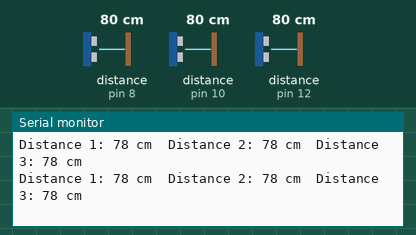
A sketch run on a simulated Arduino Uno, built with avr-gcc and run on an emulated ATmega328P. On the bench: the last lines printed to the serial monitor. Wiring (inferred from the names in the program): 3 × ultrasonic range finder: trigger pin 9, echo pin 8 / trigger pin 11, echo pin 10 / trigger pin 13, echo pin 12. The inputs (shaded band) are chosen by the test bench; at power-on: distance to the obstacle (sensors on pin 8, pin 10, pin 12) 80 cm. The echo pulse lasts 58.3 µs per cm.

Above: at 1.8 s.
1.9 s: distance to the obstacle (sensor on pin 8) set to 2 cm
At 2.9 s:
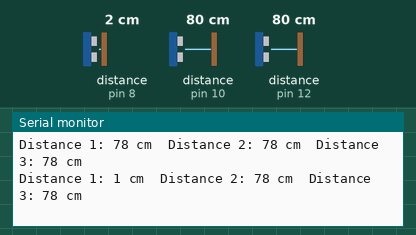
3.4 s: distance to the obstacle (sensor on pin 10) set to 2 cm
At 4.7 s:
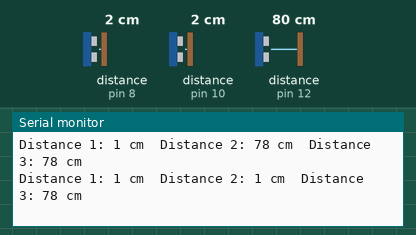
4.9 s: distance to the obstacle (sensor on pin 12) set to 2 cm
At 5.9 s:
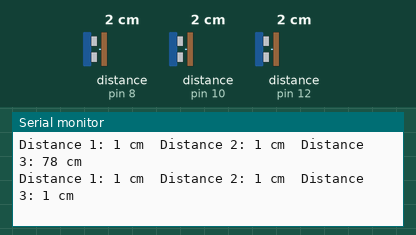
6.4 s: distance to the obstacle (sensor on pin 8) set to 4 cm
At 7.7 s:
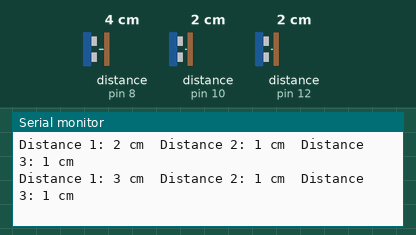
7.9 s: distance to the obstacle (sensor on pin 10) set to 4 cm
At 8.9 s:
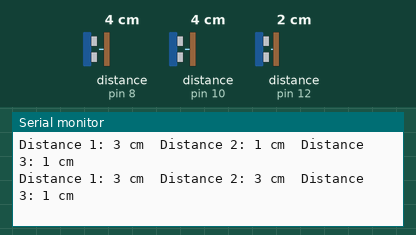
9.4 s: distance to the obstacle (sensor on pin 12) set to 4 cm
At 10.7 s:
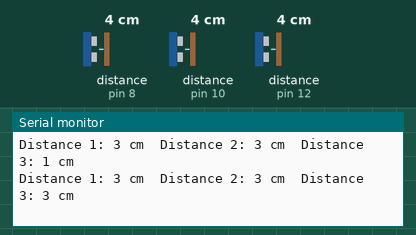
Timing chart, 0 to 11.9 s (numbered marks = the images above; inputs shaded):
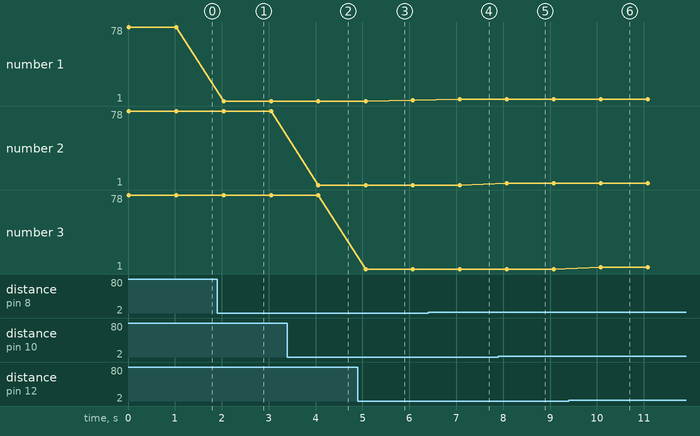

Measured:
- after the input at 1.9 s, the serial monitor: prints a new line after 0.14 s (image 1)
- after the input at 3.4 s, the serial monitor: prints a new line after 0.66 s (image 2)
- after the input at 4.9 s, the serial monitor: prints a new line after 0.17 s (image 3)
- after the input at 6.4 s, the serial monitor: prints a new line after 0.67 s (image 4)
- after the input at 7.9 s, the serial monitor: prints a new line after 0.17 s (image 5)
- after the input at 9.4 s, the serial monitor: prints a new line after 0.68 s (image 6)

The sketch:

ULTRASONIC.ino
```cpp
#define TRIG1 9   // 중앙 센서 TRIG 핀 설정 (초음파 보내는 핀)
#define ECHO1 8   // 중앙 센서 ECHO 핀 설정 (초음파 받는 핀)
#define TRIG2 11   // 좌측 센서 TRIG 핀 설정
#define ECHO2 10  // 좌측 센서 ECHO 핀 설정
#define TRIG3 13   // 우측 센서 TRIG 핀 설정
#define ECHO3 12   // 우측 센서 ECHO 핀 설정


void setup() {
  Serial.begin(9600);

  pinMode(TRIG1, OUTPUT);
  pinMode(ECHO1, INPUT);
  pinMode(TRIG2, OUTPUT);
  pinMode(ECHO2, INPUT);
  pinMode(TRIG3, OUTPUT);
  pinMode(ECHO3, INPUT);
}

void loop() {
  long duration1, distance1;  // 중앙 센서 측정 변수
  long duration2, distance2;  // 좌측 센서 측정 변수
  long duration3, distance3;  // 우측 센서 측정 변수

  // 중앙 센서로부터 거리 측정
  digitalWrite(TRIG1, LOW);
  delayMicroseconds(2);
  digitalWrite(TRIG1, HIGH);
  delayMicroseconds(10);
  digitalWrite(TRIG1, LOW);
  duration1 = pulseIn(ECHO1, HIGH);
  distance1 = duration1 * 17 / 1000;

  // 좌측 센서로부터 거리 측정
  digitalWrite(TRIG2, LOW);
  delayMicroseconds(2);
  digitalWrite(TRIG2, HIGH);
  delayMicroseconds(10);
  digitalWrite(TRIG2, LOW);
  duration2 = pulseIn(ECHO2, HIGH);
  distance2 = duration2 * 17 / 1000;

  // 우측 센서로부터 거리 측정
  digitalWrite(TRIG3, LOW);
  delayMicroseconds(2);
  digitalWrite(TRIG3, HIGH);
  delayMicroseconds(10);
  digitalWrite(TRIG3, LOW);
  duration3 = pulseIn(ECHO3, HIGH);
  distance3 = duration3 * 17 / 1000;

  // 거리 값 출력
  Serial.print("Distance 1: ");
  Serial.print(distance1);
  Serial.print(" cm\t");
  Serial.print("Distance 2: ");
  Serial.print(distance2);
  Serial.print(" cm\t");
  Serial.print("Distance 3: ");
  Serial.print(distance3);
  Serial.println(" cm");

  delay(1000);
}
```
